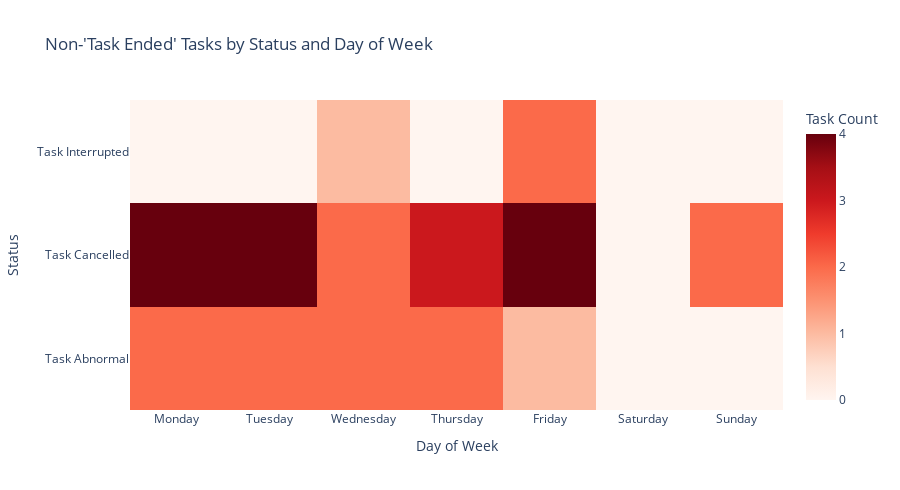
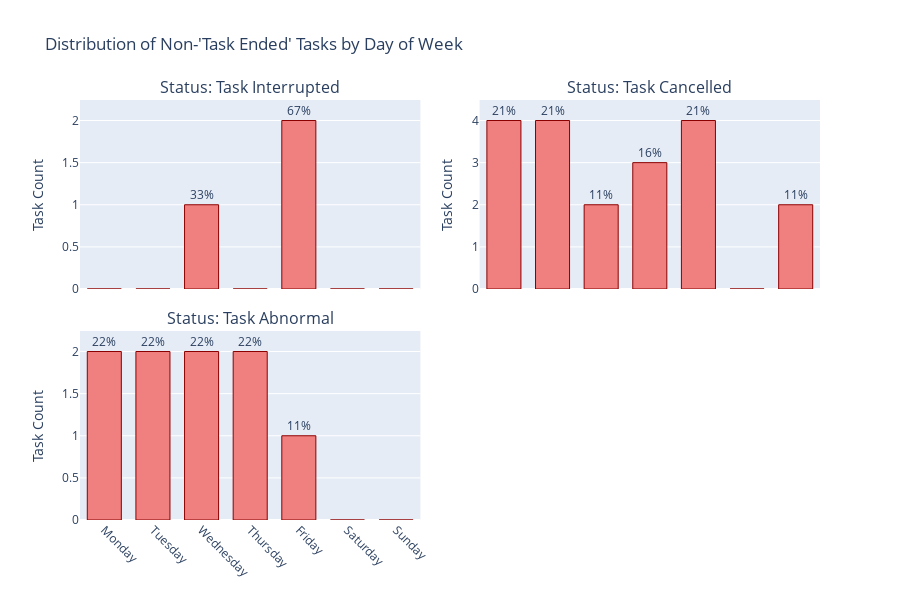

Write notebook code for charts like these, in order.
### Code cell
import plotly.express as px
import plotly.graph_objects as go
from plotly.subplots import make_subplots
import pandas as pd

# Filter for non-"Task Ended" statuses
non_ended_df = df[df['status'] != 'Task Ended'].copy()

if non_ended_df.empty:
    print("No tasks found with status other than 'Task Ended'")
else:
    # Convert to datetime and extract day of week
    non_ended_df['start_time'] = pd.to_datetime(non_ended_df['start_time'])
    non_ended_df['day_of_week'] = non_ended_df['start_time'].dt.day_name()
    non_ended_df['day_number'] = non_ended_df['start_time'].dt.dayofweek  # Monday=0, Sunday=6

    # Order days properly
    day_order = ['Monday', 'Tuesday', 'Wednesday', 'Thursday', 'Friday', 'Saturday', 'Sunday']
    non_ended_df['day_of_week'] = pd.Categorical(non_ended_df['day_of_week'], categories=day_order, ordered=True)

    # Get unique statuses
    non_ended_statuses = non_ended_df['status'].unique()

    print("Non-'Task Ended' Status Analysis by Day of Week:")
    print("=" * 80)
    print(f"Total non-'Task Ended' tasks: {len(non_ended_df)}")
    print(f"Unique statuses: {list(non_ended_statuses)}")
    print()

    # Calculate counts by status and day of week
    status_day_counts = non_ended_df.groupby(['status', 'day_of_week']).size().reset_index(name='count')

    # Pivot for heatmap
    pivot_data = status_day_counts.pivot(index='status', columns='day_of_week', values='count').fillna(0)

    # Ensure all days are present
    for day in day_order:
        if day not in pivot_data.columns:
            pivot_data[day] = 0

    pivot_data = pivot_data[day_order]  # Reorder columns

    # Create heatmap
    fig_heatmap = go.Figure(data=go.Heatmap(
        z=pivot_data.values,
        x=pivot_data.columns,
        y=pivot_data.index,
        colorscale='Reds',
        hoverongaps=False,
        hovertemplate='Status: %{y}<br>Day: %{x}<br>Count: %{z}<extra></extra>',
        colorbar=dict(title="Task Count")
    ))

    fig_heatmap.update_layout(
        title="Non-'Task Ended' Tasks by Status and Day of Week",
        xaxis_title="Day of Week",
        yaxis_title="Status",
        height=400 + len(pivot_data) * 30
    )

    fig_heatmap.show()

    # Show detailed statistics
    print("Detailed Breakdown by Status and Day:")
    print("-" * 60)

    for status in non_ended_statuses:
        status_data = non_ended_df[non_ended_df['status'] == status]
        status_day_count = status_data.groupby('day_of_week').size()

        print(f"\nStatus: {status}")
        print(f"Total tasks: {len(status_data)}")

        if not status_day_count.empty:
            most_common_day = status_day_count.idxmax()
            most_common_count = status_day_count.max()
            least_common_day = status_day_count.idxmin()
            least_common_count = status_day_count.min()

            print(f"Most common day: {most_common_day} ({most_common_count} tasks)")
            print(f"Least common day: {least_common_day} ({least_common_count} tasks)")

            # Show counts for all days
            for day in day_order:
                count = status_day_count.get(day, 0)
                percentage = (count / len(status_data)) * 100 if len(status_data) > 0 else 0
                print(f"  {day}: {count:2d} tasks ({percentage:5.1f}%)")

    # Create subplots for each status
    n = len(non_ended_statuses)
    cols = 2
    rows = (n + cols - 1) // cols

    fig_bars = make_subplots(
        rows=rows,
        cols=cols,
        subplot_titles=[f"Status: {status}" for status in non_ended_statuses],
        shared_xaxes=True,
        shared_yaxes=False,
        vertical_spacing=0.1,
        horizontal_spacing=0.08
    )

    for i, status in enumerate(non_ended_statuses, start=1):
        status_data = non_ended_df[non_ended_df['status'] == status]
        day_counts = status_data.groupby('day_of_week').size().reindex(day_order, fill_value=0)

        row = (i - 1) // cols + 1
        col = (i - 1) % cols + 1

        fig_bars.add_trace(
            go.Bar(
                x=day_counts.index,
                y=day_counts.values,
                name=status,
                showlegend=False,
                hovertemplate='Day: %{x}<br>Count: %{y}<br>Status: ' + status + '<extra></extra>',
                marker_color='lightcoral',
                marker_line=dict(color='darkred', width=1)
            ),
            row=row, col=col
        )

        # Add percentage annotations
        total_tasks = len(status_data)
        if total_tasks > 0:
            for j, (day, count) in enumerate(zip(day_counts.index, day_counts.values)):
                percentage = (count / total_tasks) * 100
                if count > 0:  # Only show annotation if there are tasks
                    fig_bars.add_annotation(
                        x=day, y=count,
                        text=f"{percentage:.0f}%",
                        showarrow=False,
                        yshift=10,
                        row=row, col=col
                    )

    fig_bars.update_layout(
        height=300 * rows,
        title_text="Distribution of Non-'Task Ended' Tasks by Day of Week",
        showlegend=False,
        bargap=0.3
    )

    fig_bars.update_xaxes(tickangle=45)
    fig_bars.update_yaxes(title_text="Task Count")

    fig_bars.show()

### Figure 1 — Plotly figure (JSON) as saved in the notebook; plotly's stock layout.template omitted (floating-point values rounded to 4 significant figures)
{"data": [{"colorbar": {"title": {"text": "Task Count"}}, "colorscale": [[0, "rgb(255,245,240)"], [0.125, "rgb(254,224,210)"], [0.25, "rgb(252,187,161)"], [0.375, "rgb(252,146,114)"], [0.5, "rgb(251,106,74)"], [0.625, "rgb(239,59,44)"], [0.75, "rgb(203,24,29)"], [0.875, "rgb(165,15,21)"], [1, "rgb(103,0,13)"]], "hoverongaps": false, "hovertemplate": "Status: %{y}<br>Day: %{x}<br>Count: %{z}<extra></extra>", "type": "heatmap", "x": ["Monday", "Tuesday", "Wednesday", "Thursday", "Friday", "Saturday", "Sunday"], "y": ["Task Abnormal", "Task Cancelled", "Task Interrupted"], "z": [[2, 2, 2, 2, 1, 0, 0], [4, 4, 2, 3, 4, 0, 2], [0, 0, 1, 0, 2, 0, 0]]}], "layout": {"height": 490, "title": {"text": "Non-'Task Ended' Tasks by Status and Day of Week"}, "xaxis": {"title": {"text": "Day of Week"}}, "yaxis": {"title": {"text": "Status"}}}}

### Figure 2 — Plotly figure (JSON) as saved in the notebook; plotly's stock layout.template omitted (floating-point values rounded to 4 significant figures)
{"data": [{"hovertemplate": "Day: %{x}<br>Count: %{y}<br>Status: Task Interrupted<extra></extra>", "marker": {"color": "lightcoral", "line": {"color": "darkred", "width": 1}}, "name": "Task Interrupted", "showlegend": false, "type": "bar", "x": ["Monday", "Tuesday", "Wednesday", "Thursday", "Friday", "Saturday", "Sunday"], "xaxis": "x", "y": [0, 0, 1, 0, 2, 0, 0], "yaxis": "y"}, {"hovertemplate": "Day: %{x}<br>Count: %{y}<br>Status: Task Cancelled<extra></extra>", "marker": {"color": "lightcoral", "line": {"color": "darkred", "width": 1}}, "name": "Task Cancelled", "showlegend": false, "type": "bar", "x": ["Monday", "Tuesday", "Wednesday", "Thursday", "Friday", "Saturday", "Sunday"], "xaxis": "x2", "y": [4, 4, 2, 3, 4, 0, 2], "yaxis": "y2"}, {"hovertemplate": "Day: %{x}<br>Count: %{y}<br>Status: Task Abnormal<extra></extra>", "marker": {"color": "lightcoral", "line": {"color": "darkred", "width": 1}}, "name": "Task Abnormal", "showlegend": false, "type": "bar", "x": ["Monday", "Tuesday", "Wednesday", "Thursday", "Friday", "Saturday", "Sunday"], "xaxis": "x3", "y": [2, 2, 2, 2, 1, 0, 0], "yaxis": "y3"}], "layout": {"annotations": [{"font": {"size": 16}, "showarrow": false, "text": "Status: Task Interrupted", "x": 0.23, "xanchor": "center", "xref": "paper", "y": 1, "yanchor": "bottom", "yref": "paper"}, {"font": {"size": 16}, "showarrow": false, "text": "Status: Task Cancelled", "x": 0.77, "xanchor": "center", "xref": "paper", "y": 1, "yanchor": "bottom", "yref": "paper"}, {"font": {"size": 16}, "showarrow": false, "text": "Status: Task Abnormal", "x": 0.23, "xanchor": "center", "xref": "paper", "y": 0.45, "yanchor": "bottom", "yref": "paper"}, {"showarrow": false, "text": "33%", "x": "Wednesday", "xref": "x", "y": 1, "yref": "y", "yshift": 10}, {"showarrow": false, "text": "67%", "x": "Friday", "xref": "x", "y": 2, "yref": "y", "yshift": 10}, {"showarrow": false, "text": "21%", "x": "Monday", "xref": "x2", "y": 4, "yref": "y2", "yshift": 10}, {"showarrow": false, "text": "21%", "x": "Tuesday", "xref": "x2", "y": 4, "yref": "y2", "yshift": 10}, {"showarrow": false, "text": "11%", "x": "Wednesday", "xref": "x2", "y": 2, "yref": "y2", "yshift": 10}, {"showarrow": false, "text": "16%", "x": "Thursday", "xref": "x2", "y": 3, "yref": "y2", "yshift": 10}, {"showarrow": false, "text": "21%", "x": "Friday", "xref": "x2", "y": 4, "yref": "y2", "yshift": 10}, {"showarrow": false, "text": "11%", "x": "Sunday", "xref": "x2", "y": 2, "yref": "y2", "yshift": 10}, {"showarrow": false, "text": "22%", "x": "Monday", "xref": "x3", "y": 2, "yref": "y3", "yshift": 10}, {"showarrow": false, "text": "22%", "x": "Tuesday", "xref": "x3", "y": 2, "yref": "y3", "yshift": 10}, {"showarrow": false, "text": "22%", "x": "Wednesday", "xref": "x3", "y": 2, "yref": "y3", "yshift": 10}, {"showarrow": false, "text": "22%", "x": "Thursday", "xref": "x3", "y": 2, "yref": "y3", "yshift": 10}, {"showarrow": false, "text": "11%", "x": "Friday", "xref": "x3", "y": 1, "yref": "y3", "yshift": 10}], "bargap": 0.3, "height": 600, "showlegend": false, "title": {"text": "Distribution of Non-'Task Ended' Tasks by Day of Week"}, "xaxis": {"anchor": "y", "domain": [0, 0.46], "matches": "x3", "showticklabels": false, "tickangle": 45}, "xaxis2": {"anchor": "y2", "domain": [0.54, 1], "matches": "x4", "showticklabels": false, "tickangle": 45}, "xaxis3": {"anchor": "y3", "domain": [0, 0.46], "tickangle": 45}, "xaxis4": {"anchor": "y4", "domain": [0.54, 1], "tickangle": 45}, "yaxis": {"anchor": "x", "domain": [0.55, 1], "title": {"text": "Task Count"}}, "yaxis2": {"anchor": "x2", "domain": [0.55, 1], "title": {"text": "Task Count"}}, "yaxis3": {"anchor": "x3", "domain": [0, 0.45], "title": {"text": "Task Count"}}, "yaxis4": {"anchor": "x4", "domain": [0, 0.45], "title": {"text": "Task Count"}}}}
